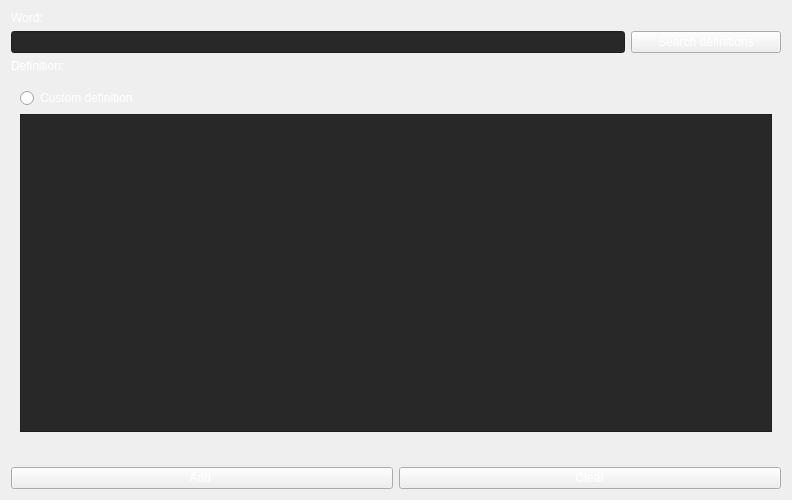
<?xml version="1.0" encoding="UTF-8"?>
<ui version="4.0">
 <class>add_word_dialog</class>
 <widget class="QWidget" name="add_word_dialog">
  <property name="geometry">
   <rect>
    <x>0</x>
    <y>0</y>
    <width>792</width>
    <height>500</height>
   </rect>
  </property>
  <property name="sizePolicy">
   <sizepolicy hsizetype="Expanding" vsizetype="Expanding">
    <horstretch>0</horstretch>
    <verstretch>0</verstretch>
   </sizepolicy>
  </property>
  <property name="windowTitle">
   <string>Form</string>
  </property>
  <property name="styleSheet">
   <string notr="true">color: rgb(255, 255, 255);



</string>
  </property>
  <layout class="QVBoxLayout" name="verticalLayout">
   <item>
    <widget class="QLabel" name="label">
     <property name="sizePolicy">
      <sizepolicy hsizetype="Expanding" vsizetype="Preferred">
       <horstretch>0</horstretch>
       <verstretch>0</verstretch>
      </sizepolicy>
     </property>
     <property name="styleSheet">
      <string notr="true"/>
     </property>
     <property name="text">
      <string>Word:</string>
     </property>
    </widget>
   </item>
   <item>
    <layout class="QHBoxLayout" name="horizontalLayout_2">
     <property name="sizeConstraint">
      <enum>QLayout::SetNoConstraint</enum>
     </property>
     <item>
      <widget class="QLineEdit" name="word">
       <property name="styleSheet">
        <string notr="true">background-color: rgb(40, 40, 40);</string>
       </property>
      </widget>
     </item>
     <item>
      <widget class="QPushButton" name="search_def_btn">
       <property name="sizePolicy">
        <sizepolicy hsizetype="Preferred" vsizetype="Fixed">
         <horstretch>0</horstretch>
         <verstretch>0</verstretch>
        </sizepolicy>
       </property>
       <property name="minimumSize">
        <size>
         <width>150</width>
         <height>0</height>
        </size>
       </property>
       <property name="styleSheet">
        <string notr="true"/>
       </property>
       <property name="text">
        <string>Search definitions</string>
       </property>
      </widget>
     </item>
    </layout>
   </item>
   <item>
    <widget class="QLabel" name="label_2">
     <property name="sizePolicy">
      <sizepolicy hsizetype="Expanding" vsizetype="Preferred">
       <horstretch>0</horstretch>
       <verstretch>0</verstretch>
      </sizepolicy>
     </property>
     <property name="styleSheet">
      <string notr="true"/>
     </property>
     <property name="text">
      <string>Definition:</string>
     </property>
    </widget>
   </item>
   <item>
    <widget class="QWidget" name="widget" native="true">
     <property name="sizePolicy">
      <sizepolicy hsizetype="Expanding" vsizetype="Expanding">
       <horstretch>0</horstretch>
       <verstretch>0</verstretch>
      </sizepolicy>
     </property>
     <property name="styleSheet">
      <string notr="true"/>
     </property>
     <layout class="QVBoxLayout" name="verticalLayout_3">
      <item>
       <layout class="QVBoxLayout" name="defs_layout">
        <property name="sizeConstraint">
         <enum>QLayout::SetNoConstraint</enum>
        </property>
        <item>
         <widget class="QRadioButton" name="custom_def_btn">
          <property name="sizePolicy">
           <sizepolicy hsizetype="Expanding" vsizetype="Minimum">
            <horstretch>0</horstretch>
            <verstretch>0</verstretch>
           </sizepolicy>
          </property>
          <property name="styleSheet">
           <string notr="true"/>
          </property>
          <property name="text">
           <string>Custom definition </string>
          </property>
         </widget>
        </item>
        <item>
         <widget class="QTextEdit" name="custom_def">
          <property name="styleSheet">
           <string notr="true">background-color: rgb(40, 40, 40);</string>
          </property>
         </widget>
        </item>
       </layout>
      </item>
     </layout>
    </widget>
   </item>
   <item>
    <widget class="QLabel" name="status_label">
     <property name="sizePolicy">
      <sizepolicy hsizetype="Expanding" vsizetype="Preferred">
       <horstretch>0</horstretch>
       <verstretch>0</verstretch>
      </sizepolicy>
     </property>
     <property name="styleSheet">
      <string notr="true"/>
     </property>
     <property name="text">
      <string/>
     </property>
    </widget>
   </item>
   <item>
    <layout class="QHBoxLayout" name="horizontalLayout">
     <property name="sizeConstraint">
      <enum>QLayout::SetNoConstraint</enum>
     </property>
     <item>
      <widget class="QPushButton" name="add_word_button">
       <property name="sizePolicy">
        <sizepolicy hsizetype="Minimum" vsizetype="Fixed">
         <horstretch>0</horstretch>
         <verstretch>0</verstretch>
        </sizepolicy>
       </property>
       <property name="styleSheet">
        <string notr="true"/>
       </property>
       <property name="text">
        <string>Add </string>
       </property>
      </widget>
     </item>
     <item>
      <widget class="QPushButton" name="clear_button">
       <property name="styleSheet">
        <string notr="true"/>
       </property>
       <property name="text">
        <string>Clear</string>
       </property>
      </widget>
     </item>
    </layout>
   </item>
  </layout>
 </widget>
 <resources/>
 <connections/>
</ui>
